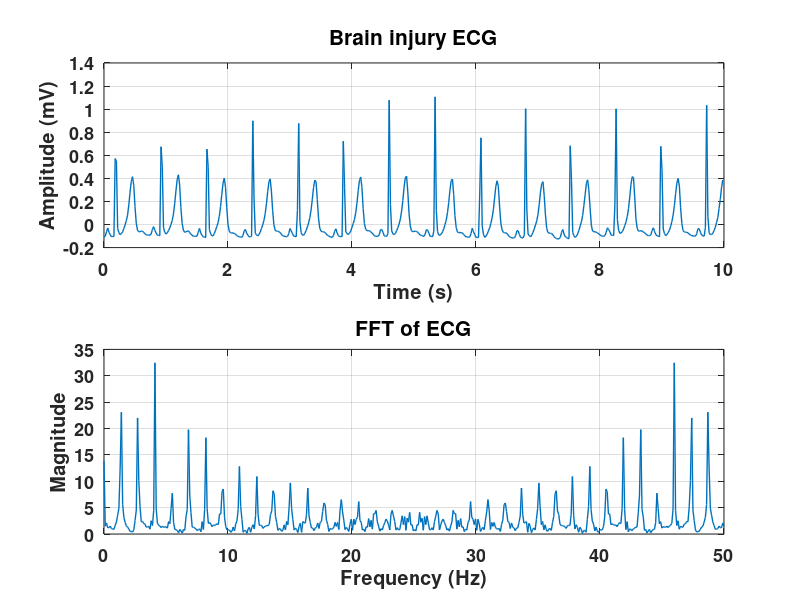
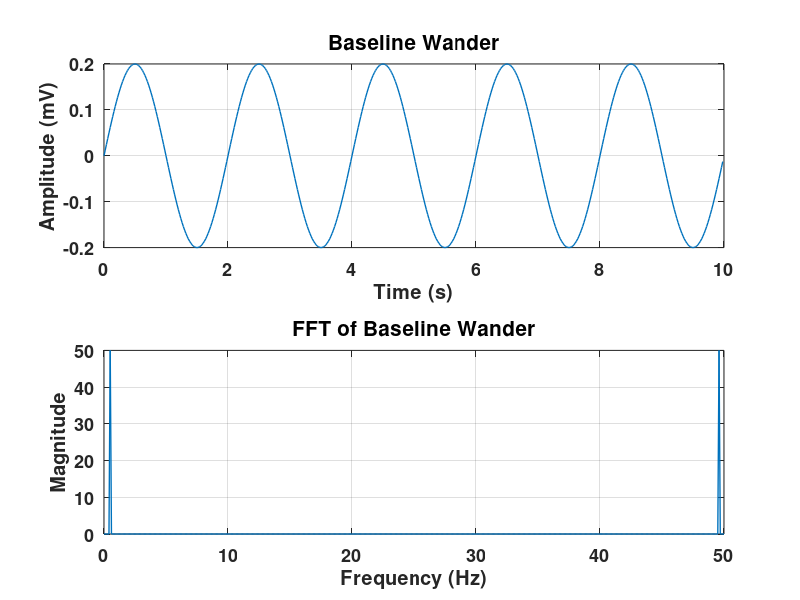
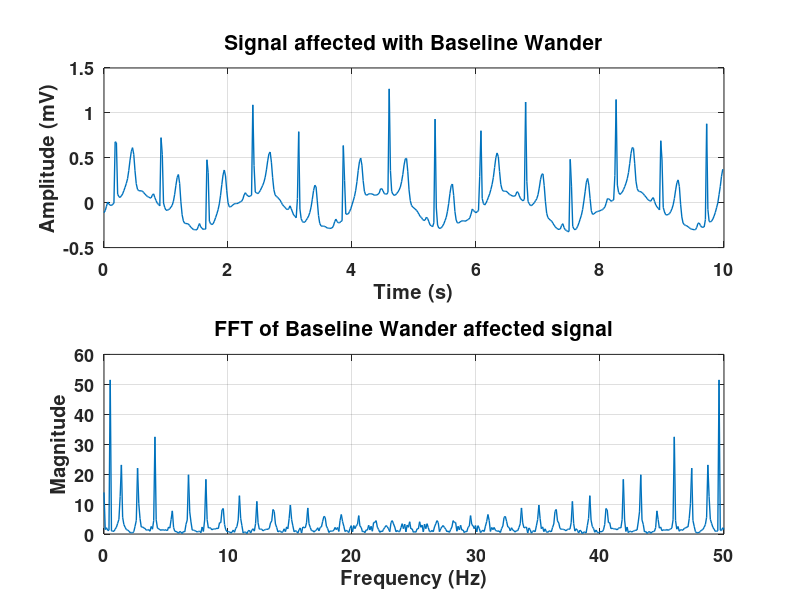

MATLAB code to generate these figures, in order: (Note: this script raises an error after producing the figures.)
clc;
close all; 
clear;

fs = 50;
t=0:(1/fs):10-(1/fs);
f = linspace(0, fs, 500);
load('charis10m');

figure(1);

subplot(2, 1, 1);
x = val(:,:);
x = x/6081.8245;
plot(t, x, 'linewidth', 1);
set(gca, 'fontsize', 13, 'fontweight', 'bold');
title('Brain injury ECG', 'fontsize', 15);
xlabel('Time (s)');
ylabel('Amplitude (mV)');
grid on;

subplot(2, 1, 2);
fftx = abs(fft(x));
plot(f, fftx, 'linewidth', 1);
set(gca, 'fontsize', 13, 'fontweight', 'bold');
title('FFT of ECG', 'fontsize', 15);
xlabel('Frequency (Hz)');
ylabel('Magnitude');
grid on;

figure(2);

subplot(2, 1, 1);
noise_baseline = 0.2*sin(2*pi*0.5*t);
plot(t, noise_baseline, 'linewidth', 1);
set(gca, 'fontsize', 13, 'fontweight', 'bold');
title('Baseline Wander', 'fontsize', 15);
xlabel('Time (s)');
ylabel('Amplitude (mV)');
grid on;

subplot(2, 1, 2);
plot(f, abs(fft(noise_baseline)), 'linewidth', 1);
set(gca, 'fontsize', 13, 'fontweight', 'bold');
title('FFT of Baseline Wander', 'fontsize', 15);
xlabel('Frequency (Hz)');
ylabel('Magnitude');
grid on;

figure(3);

subplot(2, 1, 1);
baseline_affected_ecg = x + noise_baseline;
plot(t, baseline_affected_ecg, 'linewidth', 1);
set(gca, 'fontsize', 13, 'fontweight', 'bold');
title('Signal affected with Baseline Wander', 'fontsize', 15);
xlabel('Time (s)');
ylabel('Amplitude (mV)');
grid on;

subplot(2, 1, 2);
plot(f, abs(fft(baseline_affected_ecg)), 'linewidth', 1);
set(gca, 'fontsize', 13, 'fontweight', 'bold');
title('FFT of Baseline Wander affected signal', 'fontsize', 15);
xlabel('Frequency (Hz)');
ylabel('Magnitude');
grid on;

figure(4);
x_filtered = filter(butter_hpf, baseline_affected_ecg);

subplot(2, 1, 1);
plot(t, x_filtered, 'linewidth', 1);
set(gca, 'fontsize', 13, 'fontweight', 'bold');
title('Signal with Baseline Wander Removed', 'fontsize', 15);
xlabel('Time (s)');
ylabel('Amplitude (mV)');
grid on;

subplot(2, 1, 2);
plot(f, abs(fft(x_filtered)), 'linewidth', 1);
set(gca, 'fontsize', 13, 'fontweight', 'bold');
title('FFT of Signal with Baseline Wander Removed', 'fontsize', 15);
xlabel('Frequency (Hz)');
ylabel('Magnitude');
grid on;